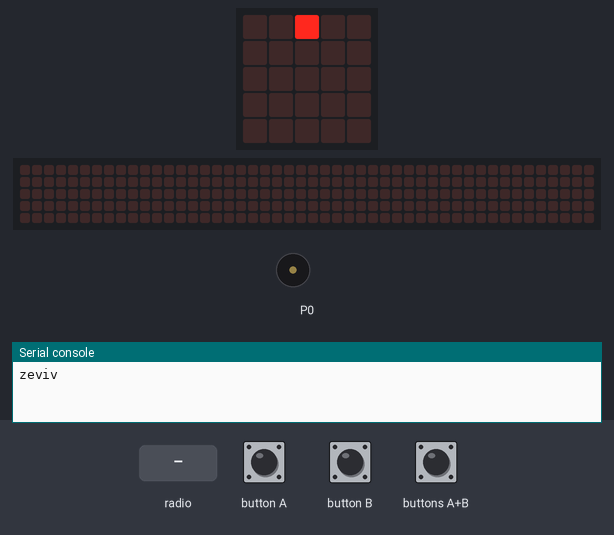
This program was run on a simulated BBC micro:bit (MakeCode). Parts: the board's 5×5 LED display, a strip that is not on the board, showing the scrolling text unrolled, buzzer (waves = sounding), the last lines printed to the serial console. Inputs (shaded band) come from the test bench. Dim RGB values are drawn brighter than linear; random numbers come from a fixed seed; no radio messages arrive unless stated (any console line starting 'radio sent:' is added by the test bench); the 48×5 strip is a reading aid, not a part: it shows the text the display is scrolling, unrolled, one strip-width of it at a time.

Above: at 3.5 s.
5.1 s: radio message "HiGeget" arrives
At 5.28 s:
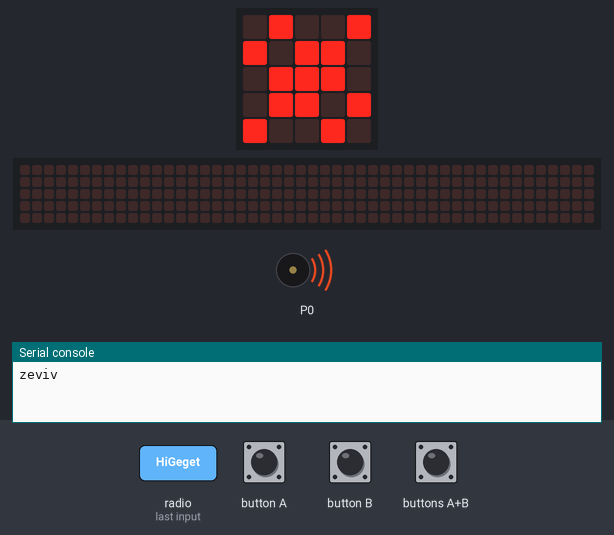
At 6.2 s:
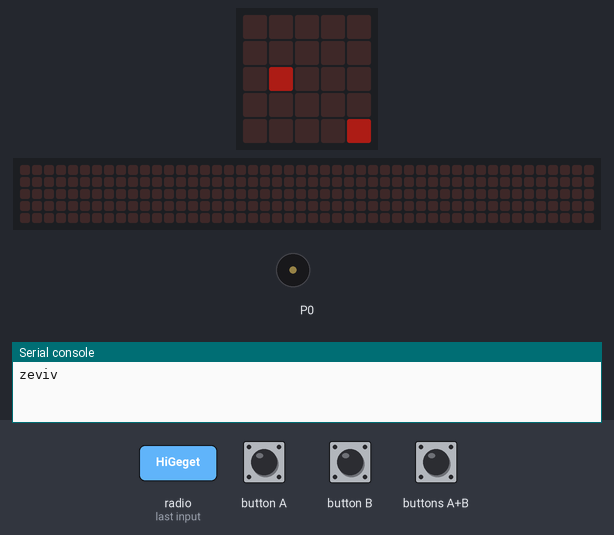
7.3 s: radio message "geget" arrives
At 7.78 s:
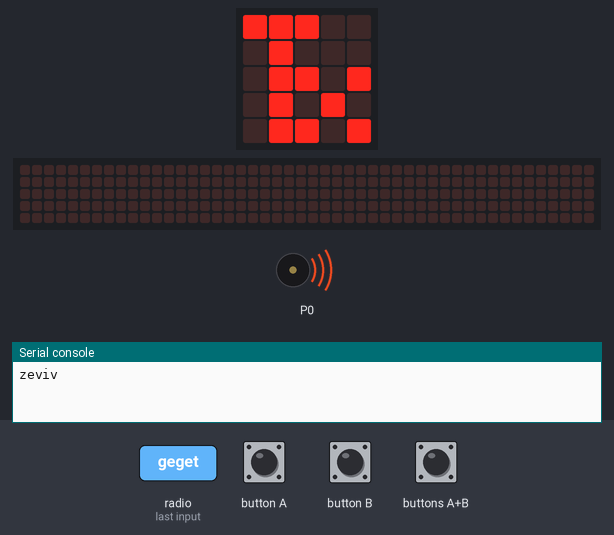
9.4 s: buttons A+B pressed for 1 s
11.0 s: radio message "HiUnknown" arrives
At 11.28 s:
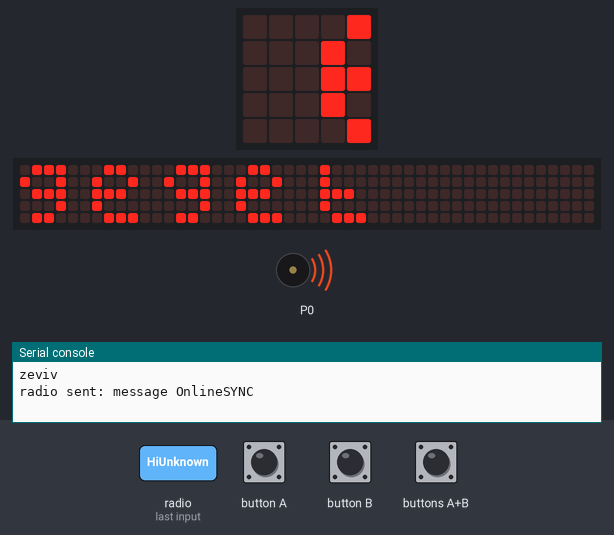
13.0 s: radio message "OnlineSYNCReciving" arrives
15.5 s: button B pressed for 0.15 s
Timing chart, 0 to 18.5 s (numbered marks = the images above; inputs shaded):
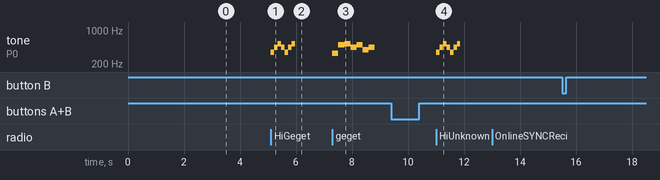

Measured:
- after the input at 5.1 s, tone on P0: plays 349 Hz for 0.13 s, 440 Hz for 0.13 s, 523 Hz for 0.13 s, 440 Hz for 0.13 s, 349 Hz for 0.13 s, 440 Hz for 0.13 s … (7 notes in this stretch), starting at once; the display: changes at once (image 1)
- after the input at 7.3 s, tone on P0: plays 330 Hz for 0.22 s, 494 Hz for 0.22 s, 523 Hz for 0.22 s, 440 Hz for 0.22 s, 494 Hz for 0.22 s, 392 Hz for 0.22 s … (7 notes in this stretch), starting at once; the display: first changes at once (image 3 shows a later state)
- after the input at 11.0 s, tone on P0: plays 349 Hz for 0.13 s, 440 Hz for 0.13 s, 523 Hz for 0.13 s, 440 Hz for 0.13 s, 349 Hz for 0.13 s, 440 Hz for 0.13 s … (7 notes in this stretch), starting at once
- what the display in image 0 shows lasts 0.4 s, from 3.5 s to 3.9 s
- what the display in image 1 shows lasts 0.9 s, from 5.1 s to 6.0 s
- what the display in image 3 shows lasts 0.6 s, from 7.6 s to 8.2 s

The program:

main.ts
```typescript
enum RadioMessage {
    HiUnknown = 26979,
    HiGeget = 2955,
    OnlineSYNC = 7840,
    OnlineSYNCReciving = 27820,
    BLOCK = 28732,
    HiZotap = 32430,
    HiGagez = 35590,
    message1 = 49434
}
radio.onReceivedMessage(RadioMessage.OnlineSYNC, function () {
    basic.pause(randint(5, 1700))
    radio.sendMessage(RadioMessage.OnlineSYNCReciving)
})
input.onButtonPressed(Button.A, function () {
    if (status == 0) {
        status = 2
        if (control.deviceName() == "geget") {
            radio.sendMessage(RadioMessage.HiGeget)
            ok()
        } else if (control.deviceName() == "zotap") {
            radio.sendMessage(RadioMessage.HiZotap)
            ok()
        } else if (control.deviceName() == "gagez") {
            radio.sendMessage(RadioMessage.HiGagez)
            ok()
        } else {
            radio.sendMessage(RadioMessage.HiUnknown)
            serial.writeLine("Sono | " + control.deviceName())
            ok()
        }
    }
})
radio.onReceivedMessage(RadioMessage.HiGeget, function () {
    status = 3
    basic.clearScreen()
    music.play(music.stringPlayable("F A C5 A F A C5 - ", 500), music.PlaybackMode.InBackground)
    geget_ID()
    basic.pause(500)
    Hi()
})
radio.onReceivedMessage(RadioMessage.HiUnknown, function () {
    status = 3
    basic.clearScreen()
    music.play(music.stringPlayable("F A C5 A F A C5 - ", 500), music.PlaybackMode.InBackground)
    basic.showIcon(IconNames.SmallDiamond)
    basic.pause(500)
    Hi()
})
function ok () {
    led.setBrightness(50)
    basic.showLeds(`
        . . . . .
        . . . . .
        . . . . .
        . . . . .
        . # . . .
        `)
    led.setBrightness(110)
    basic.showLeds(`
        . . . . .
        . . . . .
        . . . . .
        # . # . .
        . # . . .
        `)
    led.setBrightness(190)
    basic.showLeds(`
        . . . . .
        . . . . .
        . . . # .
        # . # . .
        . # . . .
        `)
    led.setBrightness(255)
    basic.showLeds(`
        . . . . .
        . . . . #
        . . . # .
        # . # . .
        . # . . .
        `)
    status = 0
    basic.pause(2000)
    basic.clearScreen()
}
input.onButtonPressed(Button.AB, function () {
    if (status == 0) {
        status = 1
        online = 0
        radio.sendMessage(RadioMessage.OnlineSYNC)
        SYNCDID += 1
        SYNCDOOK = 0
        for (let index = 0; index < 2; index++) {
            basic.showLeds(`
                # # # . #
                # . # # .
                # # # # #
                . # # . #
                # . # # #
                `)
            basic.showLeds(`
                # . # # #
                . # # . #
                # # # # #
                # . # # .
                # # # . #
                `)
        }
        basic.clearScreen()
        basic.pause(200)
        if (online > 0) {
            ok()
            basic.pause(500)
            status = 0
            basic.clearScreen()
        } else {
            basic.showLeds(`
                # . . . #
                . # . # .
                . . # . .
                . # . # .
                # . . . #
                `)
            basic.pause(500)
            status = 0
            SYNCDOOK = 1
            basic.clearScreen()
        }
    }
})
radio.onReceivedString(function (receivedString) {
    basic.clearScreen()
    status = 3
    music.play(music.stringPlayable("E B C5 A B G A - ", 280), music.PlaybackMode.InBackground)
    basic.showLeds(`
        # # # . .
        . # . . .
        . # # . #
        . # . # .
        . # # . #
        `)
    basic.pause(200)
    basic.clearScreen()
    basic.showString(receivedString)
    basic.clearScreen()
    status = 0
})
input.onButtonPressed(Button.B, function () {
    if (status == 0) {
        status = 1
        if (SYNCDOOK == 0) {
            if (SYNCDID > 0) {
                if (online > 0) {
                    // Riga 0: sempre visibile quando ci sono utenti online
                    turtle.setPosition(0, 0)
                    turtle.pen(TurtlePenMode.Down)
                    turtle.forward(X_view)
                    turtle.pen(TurtlePenMode.Up)
                    // Riga 1: solo se ci sono più di 5 utenti (Y_view >= 0)
                    if (Y_view >= 0) {
                        turtle.setPosition(0, 1)
                        turtle.pen(TurtlePenMode.Down)
                        turtle.forward(Y_view)
                        turtle.pen(TurtlePenMode.Up)
                    }
                    // Riga 2: solo se ci sono più di 10 utenti (XY2_view >= 0)
                    if (XY2_view >= 0) {
                        turtle.setPosition(0, 2)
                        turtle.pen(TurtlePenMode.Down)
                        turtle.forward(XY2_view)
                        turtle.pen(TurtlePenMode.Up)
                    }
                    // Riga 2: solo se ci sono più di 10 utenti (XY2_view >= 0)
                    if (XY3_view >= 0) {
                        turtle.setPosition(0, 3)
                        turtle.pen(TurtlePenMode.Down)
                        turtle.forward(XY3_view)
                        turtle.pen(TurtlePenMode.Up)
                    }
                    turtle.pen(TurtlePenMode.Up)
                    turtle.setPosition(4, 4)
                    basic.pause(2000)
                    status = 0
                    SYNCDOOK = 1
                    basic.clearScreen()
                } else {
                    turtle.pen(TurtlePenMode.Up)
                    basic.showIcon(IconNames.No)
                    basic.pause(2000)
                    status = 0
                    basic.clearScreen()
                }
            } else {
                status = 0
                basic.showLeds(`
                    # # . # .
                    # . . # #
                    # # # . #
                    . . # . #
                    # # # . #
                    `)
                basic.pause(1000)
                basic.clearScreen()
            }
        } else {
            status = 0
            basic.showLeds(`
                # # . # .
                # . . # #
                # # # . #
                . . # . #
                # # # . #
                `)
            basic.pause(1000)
            basic.clearScreen()
        }
    }
    status = 0
})
input.onGesture(Gesture.ScreenUp, function () {
    if (status == 0) {
        if (input.isGesture(Gesture.ScreenUp)) {
            if (input.buttonIsPressed(Button.B)) {
                basic.showIcon(IconNames.Ghost)
                radio.sendMessage(RadioMessage.BLOCK)
                basic.pause(100)
                basic.clearScreen()
            }
        }
    }
})
radio.onReceivedMessage(RadioMessage.HiZotap, function () {
    status = 3
    basic.clearScreen()
    music.play(music.stringPlayable("F A C5 A F A C5 - ", 500), music.PlaybackMode.InBackground)
    zotap_ID()
    basic.pause(500)
    Hi()
})
radio.onReceivedMessage(RadioMessage.OnlineSYNCReciving, function () {
    if (SYNCDID > 0) {
        online += 1
    }
})
function Hi () {
    basic.clearScreen()
    led.setBrightness(50)
    basic.showLeds(`
        . . . . .
        . . . . .
        . # . . .
        . . . . .
        . . . . #
        `)
    led.setBrightness(110)
    basic.showLeds(`
        . . . . .
        . . . . .
        # # # . .
        . . . . #
        . . . . #
        `)
    led.setBrightness(190)
    basic.showLeds(`
        . . . . .
        # . # . .
        # # # . #
        # . # . #
        . . . . #
        `)
    led.setBrightness(255)
    basic.showLeds(`
        # . # . #
        # . # . .
        # # # . #
        # . # . #
        # . # . #
        `)
    basic.pause(2000)
    basic.clearScreen()
    status = 0
}
function zotap_ID () {
    basic.showLeds(`
        # # . . .
        . . . # .
        # . # . .
        . . . . .
        . . # . #
        `)
}
function gagez_ID () {
    basic.showLeds(`
        # # # . .
        . . . . #
        # . . . .
        . . . . #
        . . # . .
        `)
}
function geget_ID () {
    basic.showLeds(`
        . # . . #
        # . # # .
        . # # # .
        . # # . #
        # . . # .
        `)
}
radio.onReceivedMessage(RadioMessage.HiGagez, function () {
    status = 3
    basic.clearScreen()
    music.play(music.stringPlayable("F A C5 A F A C5 - ", 500), music.PlaybackMode.InBackground)
    gagez_ID()
    basic.pause(500)
    Hi()
})
let SYNCDOOK = 0
let online = 0
let SYNCDID = 0
let XY3_view = 0
let XY2_view = 0
let Y_view = 0
let X_view = 0
let status = 0
status = 1
music.setVolume(130)
music.stopAllSounds()
X_view = 0
// -1 = riga 1 non attiva
Y_view = -1
// -1 = riga 2 non attiva
XY2_view = -1
// -1 = riga 2 non attiva
XY3_view = -1
SYNCDID = 0
online = 0
radio.setGroup(137)
// Potenza massima (0-7)
radio.setTransmitPower(7)
led.setBrightness(10)
turtle.setPosition(0, 0)
turtle.turnRight()
turtle.setSpeed(30)
serial.writeLine(control.deviceName())
led.setBrightness(255)
basic.showLeds(`
    . . . . .
    . . . . .
    . . . . .
    . . . . .
    . . # . .
    `)
basic.showLeds(`
    . . . . .
    . . . . .
    . . . . .
    . . # . .
    . # . # .
    `)
basic.showLeds(`
    . . . . .
    . . . . .
    . . # . .
    . # . # .
    # . . . #
    `)
basic.showLeds(`
    . . . . .
    . . # . .
    . # . # .
    # . . . #
    . # . # .
    `)
basic.showLeds(`
    . . # . .
    . # . # .
    # . . . #
    . # . # .
    . . # . .
    `)
basic.showLeds(`
    . # . # .
    # . . . #
    . # . # .
    . . # . .
    . . . . .
    `)
basic.showLeds(`
    # . . . #
    . # . # .
    . . # . .
    . . . . .
    . . . . .
    `)
basic.showLeds(`
    . # . # .
    . . # . .
    . . . . .
    . . . . .
    . . . . .
    `)
basic.showLeds(`
    . . # . .
    . . . . .
    . . . . .
    . . . . .
    . . . . .
    `)
basic.clearScreen()
status = 0
basic.forever(function () {
    if (online == 0) {
        X_view = -1
        Y_view = -1
        XY2_view = -1
        XY3_view = -1
    } else if (online <= 5) {
        // Riga 0: forward(N-1) disegna N LED (il turtle include il punto di partenza)
        // 1 utente → forward(0) = 1 LED, 5 utenti → forward(4) = 5 LED
        X_view = online
        Y_view = -1
        XY2_view = -1
        XY3_view = -1
    } else if (online <= 10) {
        // Riga 0 piena (5 LED)
        X_view = 5
        // 6 utenti → forward(0) = 1 LED, 10 utenti → forward(4) = 5 LED
        Y_view = online - 5
        XY2_view = -1
        XY3_view = -1
    } else if (online <= 15) {
        X_view = 5
        // Riga 1 piena (5 LED)
        Y_view = 5
        // 11 utenti → forward(0) = 1 LED, 15 utenti → forward(4) = 5 LED
        XY2_view = online - 10
        XY3_view = -1
    } else if (online <= 20) {
        X_view = 5
        // Riga 1 piena (5 LED)
        Y_view = 5
        // Riga 1 piena (5 LED)
        XY2_view = 5
        // 11 utenti → forward(0) = 1 LED, 15 utenti → forward(4) = 5 LED
        XY3_view = online - 15
    }
})
```

test.ts
```typescript
// i test vanno qui; questi non saranno compilati quando questo pacchetto viene usato come estensione.
```
